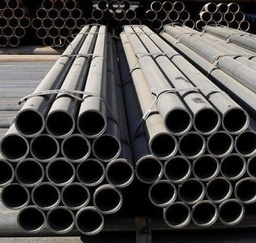
#> input picture Pipeline/Pipeline/image.jpg, 256 x 243 px, shrunk from 480 x 456 before the run
$ python Pipeline.py
#> lines starting #> are read from the running program, lines starting #| are printed output that depends on the picture
import cv2
import numpy as np

"""
____________________________________________________

Функции реализации метода LBP
____________________________________________________

"""

def LBP(i, j, photo):
    """
    Функция поиска локального бинарного шаблона (LBP) и перевод его в десятичную систему

    Ввод - координаты пикселя и матрица ч/б изображения
    Вывод - число в десятичной системе, соответсвующее LBP

    """
    st=[]
    lbp=0
    px = [(i-1, j),
          (i-1, j+1),
          (i, j+1),
          (i+1, j+1),
          (i+1, j),
          (i+1, j-1),
          (i, j-1),
          (i-1, j-1)]

    if 0<i<len(photo)-1 and 0<j<len(photo[0])-1:
        for i1, j1 in px:
            if photo[i1, j1]>photo[i, j]:
                st.append(1)
            else:
                st.append(0)
        for i in range (len(st)):
            lbp+=st[i]*2**(len(st)-1-i)
        return(lbp)
    else:
        return 0

def LBP_Matrix(photo):
    """
    Функция для создания матрицы из LBP

    Ввод - матрица ч/б изображения
    Вывод - матрица из LBP

    """
    LBP_img=np.full((len(photo), len(photo[0])), np.nan)
    for i in range (1, len(photo)-1):
        for j in range (1, len(photo[0])-1):
            LBP_img[i, j]=LBP(i, j, photo)
    return LBP_img

def LBP_Ghist(LBP_img):
    """
    Функция для создания гистограммы из матрицы LBP

    Ввод - LBP матрица
    Вывод - Список размером 256 позиций.
            В каждой позиции записано количество всех чисел соответсвующих позиции в списке.

    """
    ghistogramm=np.zeros(256)
    for i in range(256):
        ghistogramm[i]=np.count_nonzero(LBP_img == i)
    return ghistogramm

def LBP_Ghist_normalization(ghistogramm):
    """
    Функция нормализации гистограммы.

    Ввод - Список 256 позиций (гистограмма)
    Вывод - Нормализованный список 256 позиций (гистограмма)

    """
    return ghistogramm/np.sum(ghistogramm)

def chi_square(hist1, hist2, epsilon=1e-10):

    """
    Функция проверки связи между гистограммами.

    Ввод - два списока на 256 позиций (гистограммы)
    Вывод - Истина/ Ложь

    """
    chi_square=np.sum((hist1 - hist2) ** 2 / (hist1 + hist2 + epsilon))
    if chi_square < 0.5:
        return True
    else:
        return False


"""
____________________________________________________

Остальные функции
____________________________________________________

"""

def template_search(image, template):

    """
    Функция реализации шаблонного поиска

    Ввод - Матрица, соответсвующая ч/б изображению
    Вывод - Массив с координатами прямоугольников, соответсвующие потенциальным областям с объектом.
            Число таких областей

    """

    w, h = template.shape[::-1]

    result = cv2.matchTemplate(image, template, cv2.TM_CCOEFF_NORMED)
    threshold = 0.4
    locations = np.where(result >= threshold)
    count = 0
    rectangles = []

    for pt in zip(*locations[::-1]):
        rectangles.append([pt[0], pt[1], w, h])

    rectangles = merge_duplicate_rectangles(rectangles, threshold=0.1)
    count=len(rectangles)
    return rectangles, count

def drawing_rec(image, rectangles):

    """
    Функция рисования прямоугольников

    Ввод - Матрица, соответсвующая цветному изображению и координаты прямоугольников
    Вывод - Матрица, соответсвующая цветному изображению с нарисованными прямоугольниками

    """

    for (x, y, w, h) in rectangles:
        cv2.rectangle(image, (x,y), (x+w,y+h), 150, 2)
    return image

def cheking(image, rectangle, ghist1):

    """
    Функция проверки методом LBP областей найденных с помощью шаблонного поиска

    Ввод - Матрица, соответсвующая ч/б изображению, координаты прямоугольника, гистограмма шаблона
    Вывод - Истина/Ложь

    """

    x=rectangle[0]
    y=rectangle[1]
    w=rectangle[2]
    h=rectangle[3]
    img=image[y:y+h, x:x+w]
    img=LBP_Matrix(img)
    ghist=LBP_Ghist_normalization(LBP_Ghist(img))
    if chi_square(ghist, ghist1, epsilon=1e-10) is True:
        return True
    else:
        return False

def merge_duplicate_rectangles(rectangles, threshold=0.1):

    """
    Функция удаления прямоугольников, дублирующих существующий

    Ввод - массив с набором координат прямоугольников
    Вывод - масив с набором координат "уникальных" прямоугольников

    """

    if len(rectangles) <= 1:
        return rectangles
    borders = []
    for (x, y, w, h) in rectangles:
        borders.append([x, y, x + w, y + h])
    borders = np.array(borders)
    S = (borders[:, 2] - borders[:, 0]) * (borders[:, 3] - borders[:, 1])
    S_sorted = np.argsort(S)[::-1]

    keep = []
    while len(S_sorted) > 0:
        current = S_sorted[0]
        keep.append(rectangles[current])
        if len(S_sorted) == 1:
            break

        remaining = S_sorted[1:]

        x1 = np.maximum(borders[current, 0], borders[remaining, 0])
        y1 = np.maximum(borders[current, 1], borders[remaining, 1])
        x2 = np.minimum(borders[current, 2], borders[remaining, 2])
        y2 = np.minimum(borders[current, 3], borders[remaining, 3])

        intersection = np.maximum(0, x2 - x1) * np.maximum(0, y2 - y1)

        area_current = S[current]
        area_remaining = S[remaining]
        iou = intersection / (area_current + area_remaining - intersection)

        S_sorted = remaining[iou < threshold]

    return keep

"""
____________________________________________________

Функции предобработки изображения
____________________________________________________

"""
def sobel(image):

    """
    Функция применения ядра собеля к ч/б изображению

    Ввод - Матрица, соответсвующая ч/б изображению
    Вывод - Матрица, содержащая в себе магнитуду каждого пикселя

    """

    Gx = np.array([[-1, 0, 1],
                   [-2, 0, 2],
                   [-1, 0, 1]])

    Gy = np.array([[-1, -2, -1],
                   [0, 0, 0],
                   [1, 2, 1]])

    h, w = image.shape

    M = np.zeros_like(image, dtype=np.float64)

    for i in range(1, h - 1):
        for j in range(1, w - 1):
            region = image[i-1:i+2, j-1:j+2]
            gx = np.sum(region * Gx)
            gy = np.sum(region * Gy)
            M[i, j] = np.sqrt(gx**2 + gy**2)
    M = (M / M.max()) * 255
    M = M.astype(np.uint8)
    return M


"""
____________________________________________________

Конец раздела функций
____________________________________________________

"""

# Ввод изображения и обьекта
image_RGB = cv2.imread("image.jpg")
#> image_RGB is the input picture: shape (243, 256, 3); mean B, G, R 68, 69.5, 71.6
image_RGB_copy=np.copy(image_RGB)
template_RGB = cv2.imread("image1.jpg")
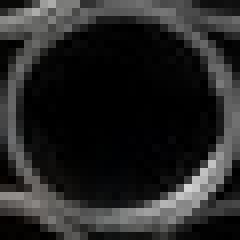
#> input picture Pipeline/Pipeline/image1.jpg, 30 x 30 px, shrunk from 56 x 56 before the run (shown 8 times larger)
#> template_RGB is the input picture: shape (30, 30, 3); mean B, G, R 37.6, 38, 38.1

image=cv2.cvtColor(image_RGB, cv2.COLOR_BGR2GRAY)
template=cv2.cvtColor(template_RGB, cv2.COLOR_BGR2GRAY)

# Предобработка изображения и шаблона соответсвенно (Гауссово размытие и ядро собеля)
image = cv2.GaussianBlur(image, (5, 5), 41)
Magnitude_im = sobel(image)
#> after the loop in sobel, `for i in range(1, h - 1):`:
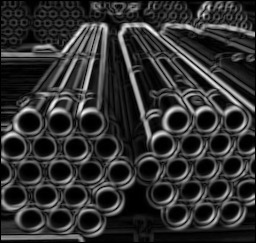
#> M: shape (243, 256) float64; min 0, max 385.6, mean 74.3; drawn with min black and max white

template = cv2.GaussianBlur(template, (5, 5), 41)
Magnitude_te = sobel(template)
#> after the loop in sobel (call 2), `for i in range(1, h - 1):`:
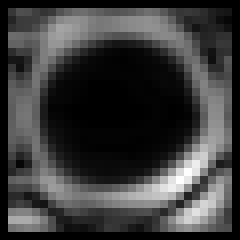
#> M: shape (30, 30) float64 (shown 8 times larger); min 0, max 286, mean 66.7; drawn with min black and max white

# Цикл изменения масштаба изображения.
template_copy=np.copy(template)
all_rectangles = []

for i in range (0, len(template)*2//3, 2):

    # Именение масштаба изображения
    new_size = (len(template[0])-i, len(template)-i)
    Magnitude_te = cv2.resize(Magnitude_te, new_size, interpolation=cv2.INTER_AREA)
    template_copy = cv2.resize(template_copy, new_size, interpolation=cv2.INTER_AREA)

    # Шаблонный поиск
    rectangles, count_template_search=template_search(Magnitude_im, Magnitude_te)
    all_rectangles.extend(rectangles)
    image_rec_t = drawing_rec(image_RGB_copy, rectangles)
    cv2.imwrite('t.jpg', image_rec_t)

    # Создание LBP гистограммы для шаблона
    LBP_img=LBP_Matrix(template_copy)
    ghist1=LBP_Ghist_normalization(LBP_Ghist(LBP_img))

    # Удаление лишних прямоугольников
    all_rectangles = merge_duplicate_rectangles(all_rectangles)

    # Проверка с помощью метода LBP
    rectangles_new=[]
    for rectangle in all_rectangles:
        check = cheking(image, rectangle, ghist1)
        if check is True:
            rectangles_new.append(rectangle)
#> this loop made 10 passes
#> i on passes 3 to 10: 4, 6, 8, 10, 12, 14, 16, 18
#> pass 1, in template_search, `result = cv2.matchTemplate(image, template, cv2.TM_CCOEFF_NORMED)`:
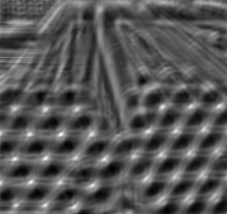
#> result: shape (214, 227) float32; min -0.388, max 0.763, mean 0.00134; drawn with min black and max white
#> pass 1, `image_rec_t = drawing_rec(image_RGB_copy, rectangles)`:
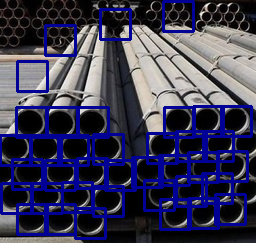
#> image_rec_t: shape (243, 256, 3); mean B, G, R 85.1, 58.5, 60.3
#> pass 1, `LBP_img=LBP_Matrix(template_copy)`:
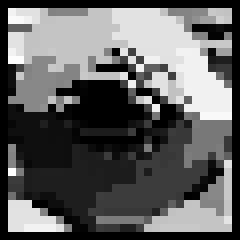
#> LBP_img: shape (30, 30) float64 (shown 8 times larger); 12.89% of the values are NaN or infinite; the others: min 0, max 253, mean 109.2; drawn with min black, max white, NaN and infinite black
#> after the loop:
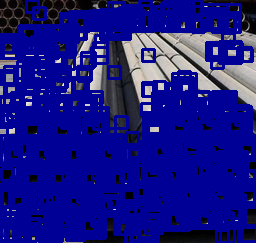
#> image_RGB_copy: shape (243, 256, 3); mean B, G, R 134, 22.9, 23.6

image_rec_final = drawing_rec(image_RGB, rectangles_new)
cv2.imwrite('Final_Check.jpg', image_rec_final)
print("Финальное количество уникальных объектов:", len(rectangles_new))
#| Финальное количество уникальных объектов: 2
